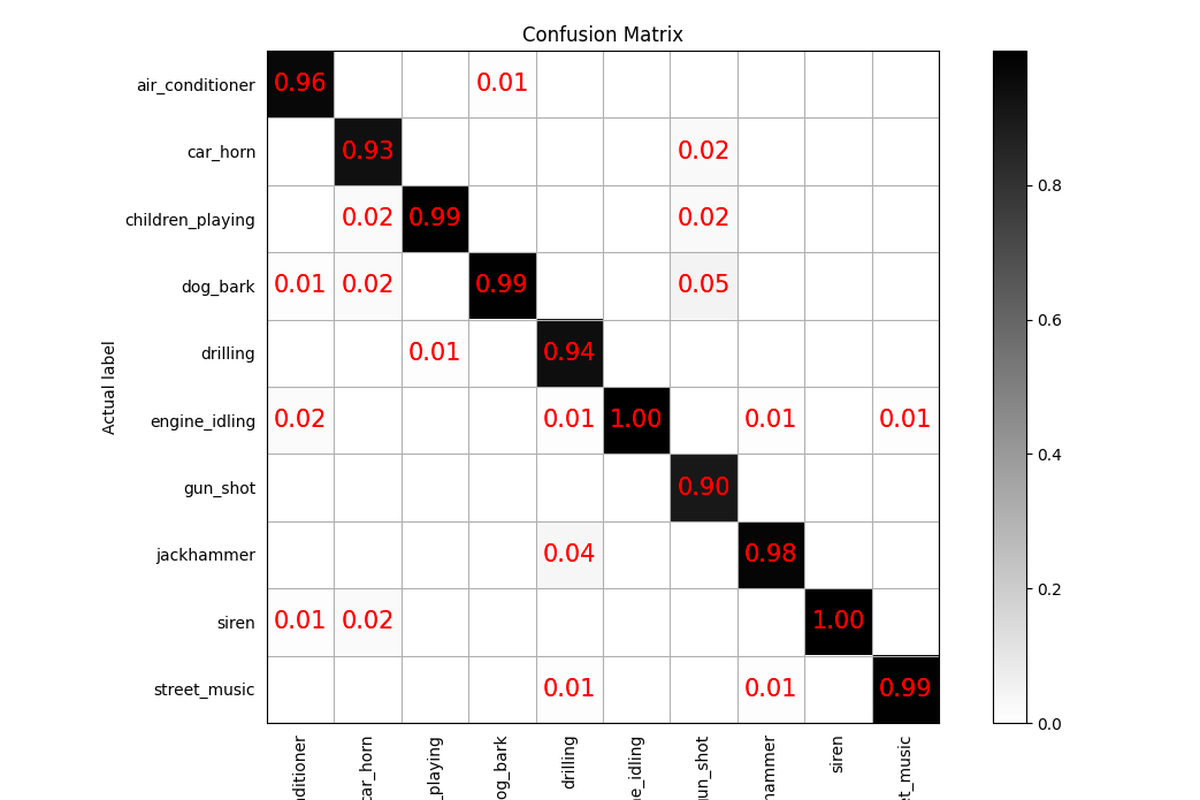
#> input picture docs/images/image1_processed_v2.png, 1200 x 800 px, given in place of image1.png, which was not available
$ python process_image_v2.py
#> lines starting #> are read from the running program, lines starting #| are printed output that depends on the picture; after the words box and inside, x2 and y2 are one past the last pixel; in counts of white or black regions, pixels touching at a corner belong together; pictures that were not available may be replaced by others from this repository, and a replacement may not be noted
#> in process_image, img is the input picture: PIL image 1200x800 RGBA; mean R, G, B, A 236.9, 234.6, 234.6, 255
import numpy as np
from PIL import Image, ImageEnhance, ImageColor

def adjust_colors(img):
    # 1. Enhance global saturation (Make colors pop)
    enhancer = ImageEnhance.Color(img)
    img = enhancer.enhance(1.8)  # Increase saturation by 80%

    # 2. Lighten dark blue background
    # Convert to HSV for better color targeting
    img_hsv = img.convert('HSV')
#> img_hsv: PIL image 1200x800 HSV; mean H, S, V 0.9, 3.8, 237.1
    data_hsv = np.array(img_hsv)

    # H: 0-255, S: 0-255, V: 0-255
    # Blue is roughly H=160-180 in PIL's 0-255 scale (Blue is 240 deg -> 240/360*255 = 170)
    # Dark: V is low
    h, s, v = data_hsv[:,:,0], data_hsv[:,:,1], data_hsv[:,:,2]
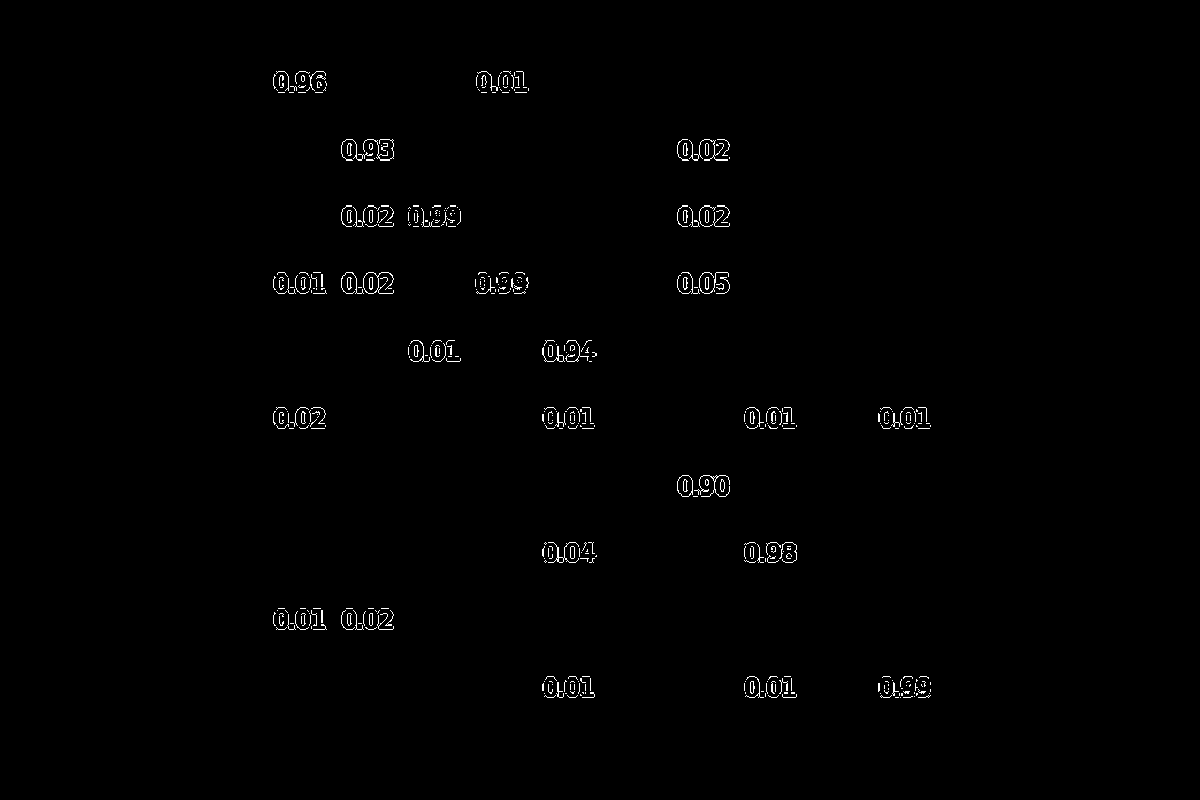
#> h: shape (800, 1200); values 0 (black) and 127 (white), 0.67% white in thin lines or dots, all inside (x1, y1, x2, y2) = (273, 71, 931, 698)
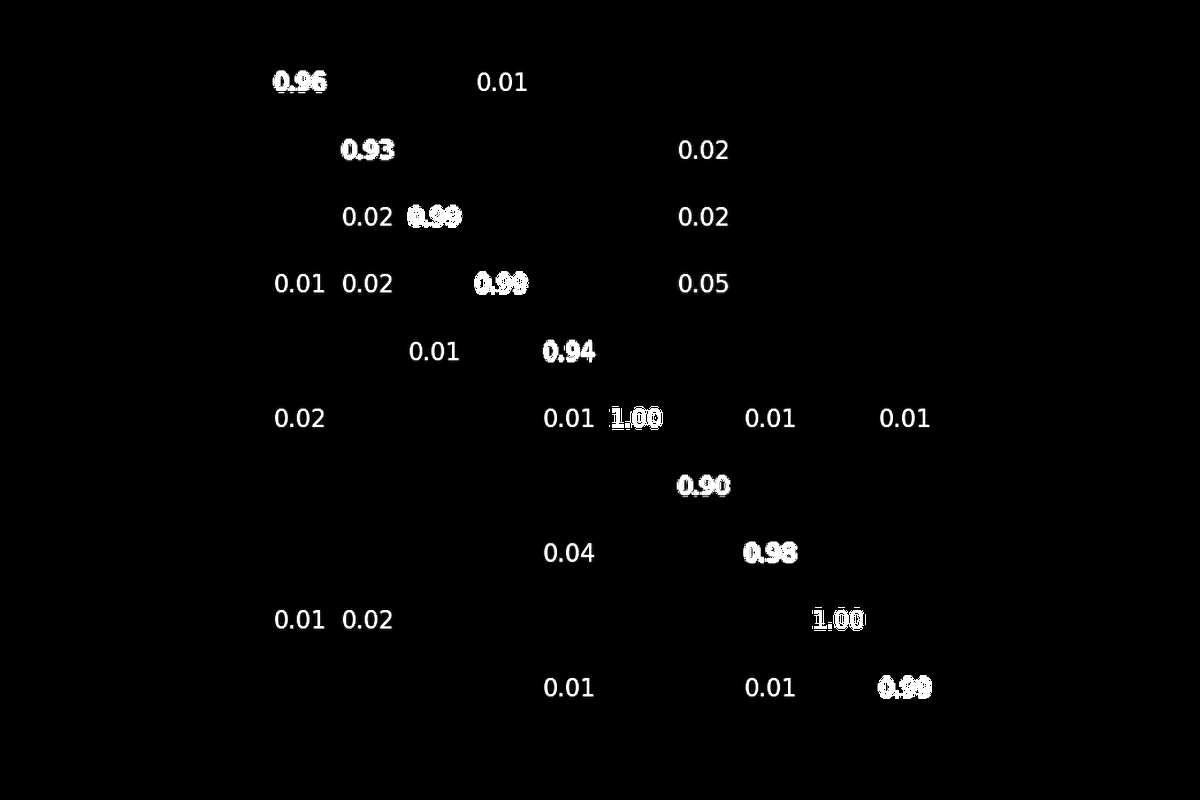
#> s: shape (800, 1200); min 0, max 255, mean 3.8
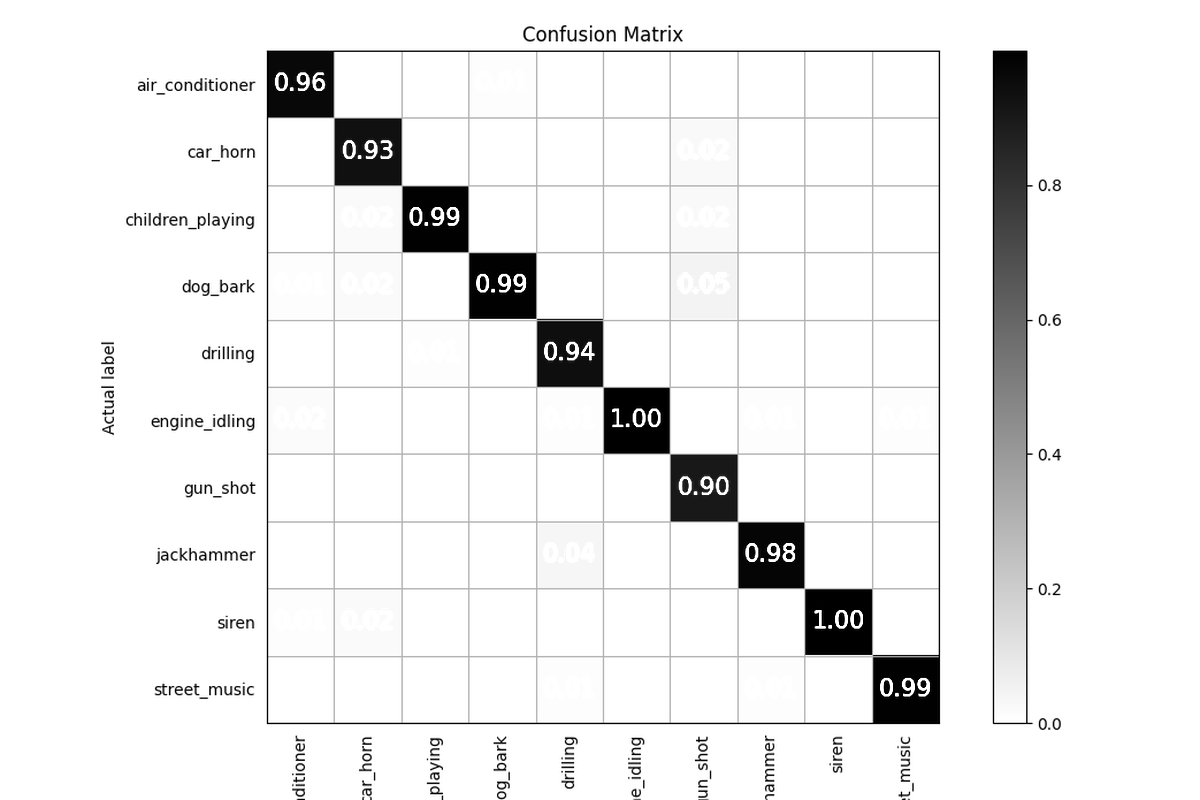
#> v: shape (800, 1200); min 0, max 255, mean 237.1

    # Mask for dark blue
    # Hue around 160-180 (Blue)
    # Saturation > 50 (Not grey)
    # Value < 100 (Dark)
    blue_mask = (h > 150) & (h < 190) & (s > 40) & (v < 120)
#> blue_mask: shape (800, 1200) bool; every value is 0

    # Increase Value (Brightness) for these pixels
    # Add 60 to brightness, cap at 255
    # using np.add to allow broadcasting if needed, but here simple addition works with casting
    v_new = v.copy()
    v_new[blue_mask] = np.clip(v[blue_mask] + 80, 0, 255)

    # Update V channel
    data_hsv[:,:,2] = v_new

    # Convert back to RGBA
    img_adjusted = Image.fromarray(data_hsv, mode='HSV').convert('RGBA')

    # Restore Alpha from original if needed (HSV conversion drops Alpha)
    if img.mode == 'RGBA':
        alpha = img.split()[3]
#> alpha: PIL image 1200x800 L; every value is 255
        img_adjusted.putalpha(alpha)

    return img_adjusted

def magnify_center(img, zoom_factor=1.2):
    """
    Magnifies the center of the image.
    Assumes the main subject (220kV station) is in the center.
    """
#> called with zoom_factor = 1.15
    width, height = img.size
#> width = 1200; height = 800

    # Define crop size (inverse of zoom)
    crop_w = int(width / zoom_factor)
#> crop_w = 1043
    crop_h = int(height / zoom_factor)
#> crop_h = 695

    left = (width - crop_w) // 2
#> left = 78
    top = (height - crop_h) // 2
#> top = 52
    right = left + crop_w
#> right = 1121
    bottom = top + crop_h
#> bottom = 747

    # Crop the center
    crop = img.crop((left, top, right, bottom))
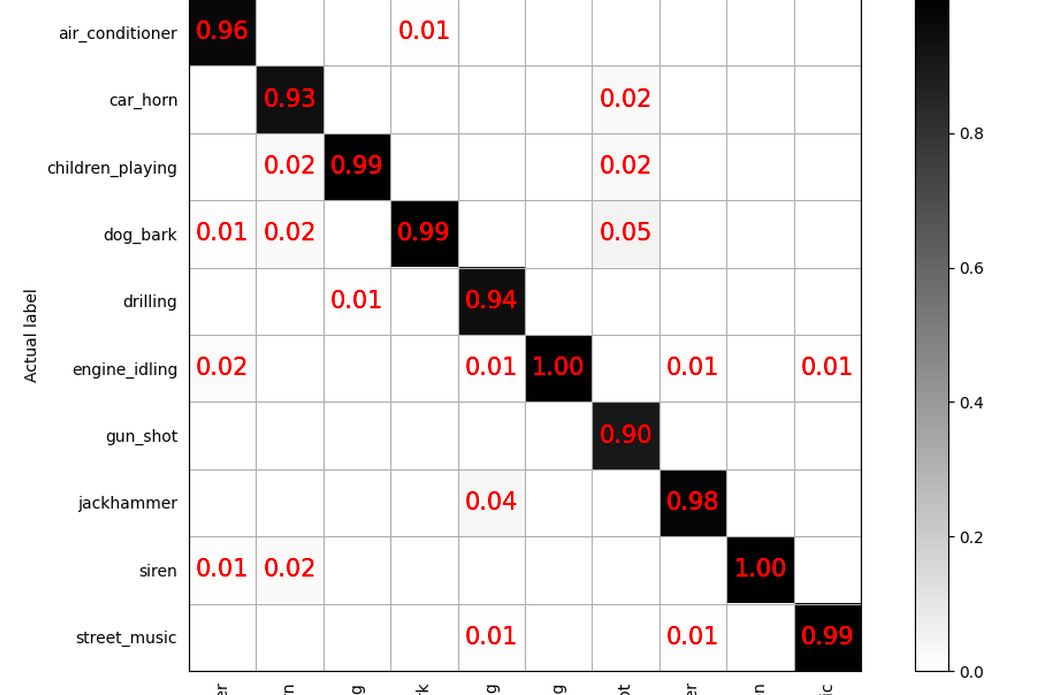
#> crop: PIL image 1043x695 RGBA; mean R, G, B, A 232.4, 229, 229, 255

    # Resize back to original size?
    # The user said "make the icon bigger".
    # Usually this means scaling up the object.
    # If we scale up the WHOLE center, we lose the edges.
    # But maybe that's what is expected?
    # Or does the user mean "scale up the icon inplace"? That requires segmentation.
    # Let's try to just scale up the center region and overlay it?
    # No, that looks bad (rectangular cut).

    # Best approach for "make icon bigger" without segmentation is to just Crop-in (Zoom).
    # This makes everything bigger, including the icon.
    img_zoomed = crop.resize((width, height), Image.Resampling.LANCZOS)
    return img_zoomed

def process_image(input_path, output_path):
    print(f"Processing {input_path}...")
    try:
        img = Image.open(input_path).convert('RGBA')

        # Color adjustment
        img = adjust_colors(img)

        # Magnify (Zoom in slightly to make central objects bigger)
        # Assuming the 220kV station is the main subject in the center
        img = magnify_center(img, zoom_factor=1.15)

        img.save(output_path)
        print(f"Saved processed image to {output_path}")

    except Exception as e:
        print(f"Error processing image: {e}")
        import traceback
        traceback.print_exc()

if __name__ == "__main__":
    process_image('docs/images/image1.png', 'docs/images/image1_processed_v2.png')
